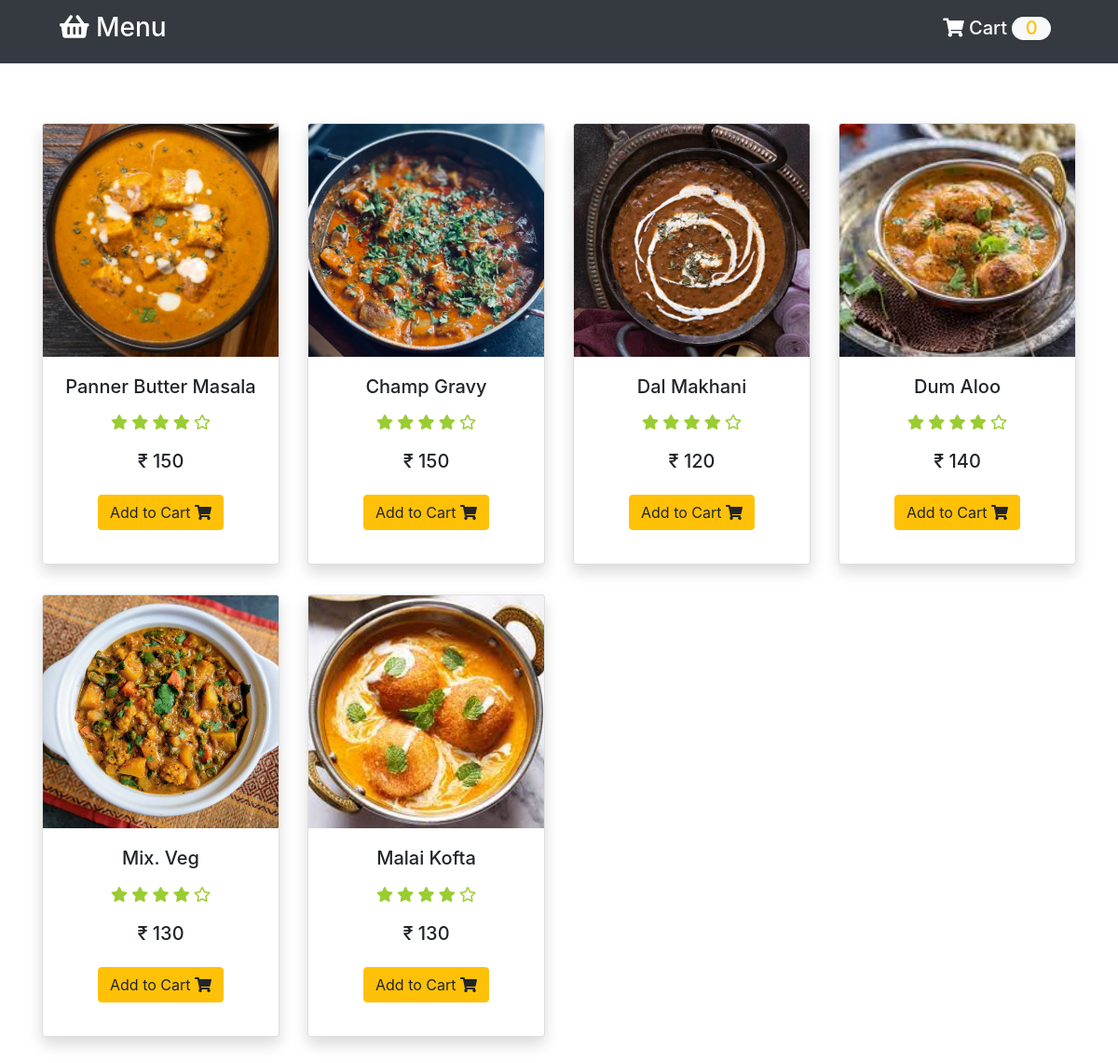
Page /menu/veg.php (signed in) on the committed database.
### tables this page shows
CREATE TABLE `menu` (
  `Menuid` int(20) NOT NULL,
  `Name` varchar(50) NOT NULL,
  `Price` int(20) NOT NULL,
  `Icon` text NOT NULL,
  `Categories` varchar(20) NOT NULL
);

### menu/veg.php (the view, shortened to what this page needs)
<?php include '..\login\session_check.php';
?>
<!doctype html>
<html lang="en">
<head>
    <link rel="stylesheet" href="https://cdnjs.cloudflare.com/ajax/libs/font-awesome/5.8.2/css/all.css" />
    <link rel="stylesheet" href="https://stackpath.bootstrapcdn.com/bootstrap/4.3.1/css/bootstrap.min.css">
    <link rel="stylesheet" href="style.css">
</head>
<body>
<?php require_once ("php/header.php"); ?>
<div class="container">
        <div class="row text-center py-5">
            <?php
                $sql = "SELECT * from menu where Categories ='veg'";
                $result = mysqli_query($conn, $sql);
                while ($row = mysqli_fetch_assoc($result)){
                    echo "
                    <div class='col-md-3 col-sm-6 my-3 my-md-3'>
                        <form action='veg.php' method='post'>
                            <div class='card shadow'>
                                <div>
                                    <img src='veg_img\\$row[Icon]' alt='Image1' name='icon' class='card-img-top img'>
                                    <input type='hidden' name='icon' value='$row[Icon]'>
                                </div>
                                <div class='card-body'>
                                    <h5 class='card-title' >$row[Name]</h5>
                                    <input type='hidden' name='productname' value='$row[Name]'>
                                    <h6>
                                        <i class='fas fa-star'></i>
                                        <i class='fas fa-star'></i>
                                        <i class='fas fa-star'></i>
                                        <i class='fas fa-star'></i>
                                        <i class='far fa-star'></i>
                                    </h6>
                                    <p class='card-text'>
                                    </p>
                                    <h5>
                                        <span class='price' >₹ $row[Price]</span>
                                        <input type='hidden' name='productprice' value='$row[Price]'>
                                    </h5>
                                    <button type='submit' class='btn btn-warning my-3' name='add'>Add to Cart <i class='fas fa-shopping-cart'></i></button>
                                    <input type='hidden' name='product_id' value='$row[Menuid]'>
                                </div>
                            </div>
                        </form>
                    </div>
                    ";
                }
            ?>
        </div>
</div>
</body>
</html>

### menu/style.css (style rules this page uses)
img { max-width: 100%; background: lightblue; background: radial-gradient(white 30%, lightblue 70%); width: 250px; height: 250px; object-fit: cover; }
.fa-star, .fa-star-half { color: yellowgreen; padding: 3% 0; }

### rows in the picture
menu: Icon (picture), Name "Panner Butter Masala", Price "150"
menu: Icon (picture), Name "Champ Gravy", Price "150"
menu: Icon (picture), Name "Dal Makhani", Price "120"
menu: Icon (picture), Name "Dum Aloo", Price "140"
menu: Icon (picture), Name "Mix. Veg", Price "130"
menu: Icon (picture), Name "Malai Kofta", Price "130"
